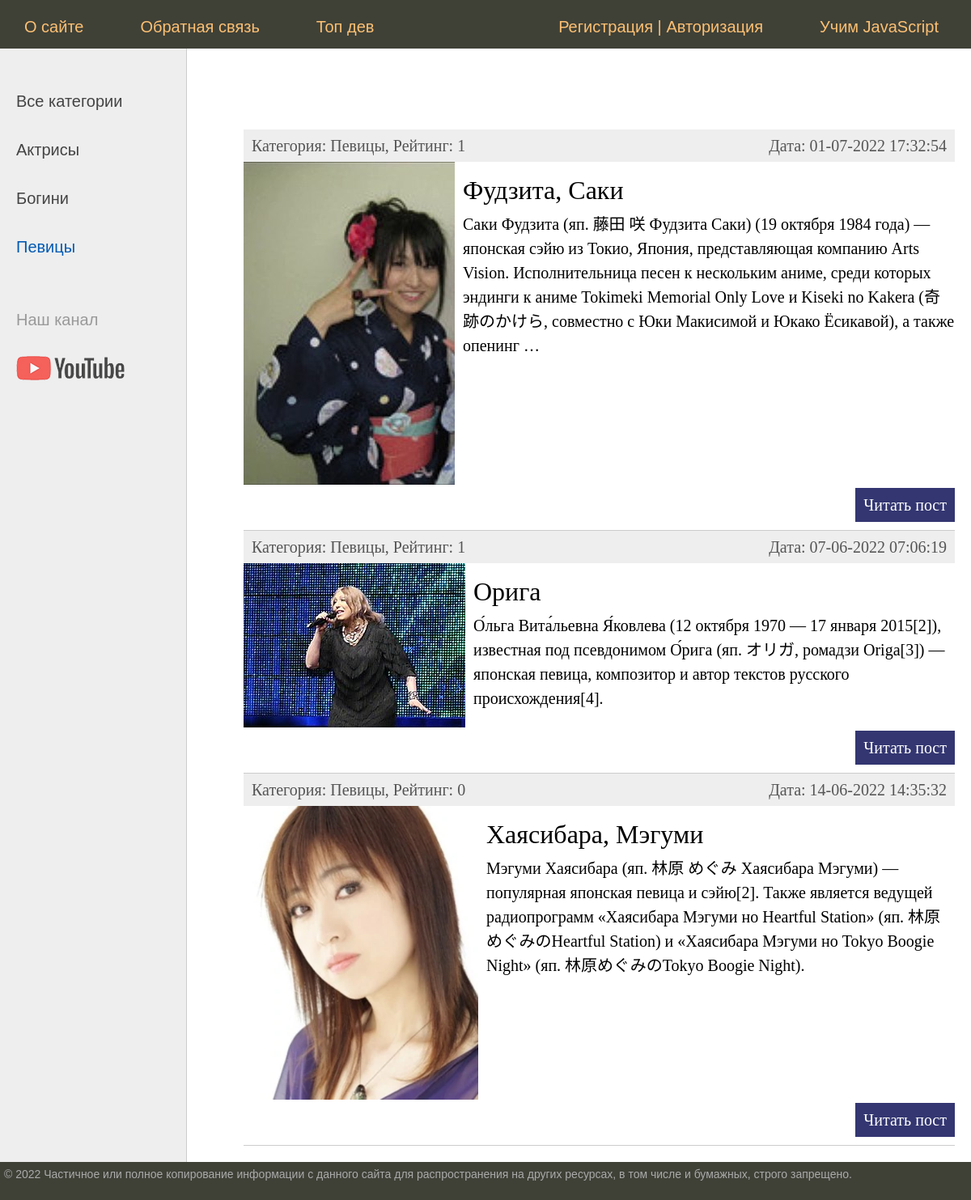
/category/pevici/, run on the app's committed database.
### women/models.py (models this page shows, shortened)
class Category(models.Model):
    name = models.CharField(max_length=100, db_index=True, verbose_name='Название категории')
    slug = models.SlugField(max_length=255, unique=True, db_index=True, verbose_name='URL')
    def __str__(self):
        return self.name
    def get_absolute_url(self):
        return reverse('category', kwargs={'cat_slug': self.slug})
    class Meta:
        verbose_name = 'Категория'
        verbose_name_plural = 'Категории'
        ordering = ['name']

class Women(models.Model):
    title = models.CharField(max_length=255, verbose_name='Заголовок')
    slug = models.SlugField(max_length=255, unique=True, db_index=True, verbose_name='URL')
    content = models.TextField(blank=True, verbose_name='Текст статьи')
    photo = models.ImageField(upload_to="photos/%Y/%m/%d/", verbose_name='Фото')
    time_create = models.DateTimeField(auto_now_add=True, verbose_name='Время создания')
    time_update = models.DateTimeField(auto_now=True, verbose_name='Время изменения')
    like = models.IntegerField(default=0, verbose_name='Лайки')
    dislike = models.IntegerField(default=0, verbose_name='Дизлайки')
    is_published = models.BooleanField(default=True, verbose_name='Публикация')
    cat = models.ForeignKey('Category', on_delete=models.PROTECT, verbose_name='Категория')
    def get_absolute_url(self):
        return reverse('post', kwargs={'post_slug': self.slug})
    class Meta:
        verbose_name = 'Известные женщины'
        verbose_name_plural = 'Известные женщины'
        ordering = ['time_create', 'title']

### women/views.py (the view)
# urls.py: path('category/<slug:cat_slug>/', ShowCategory.as_view(), name='category')
class ShowCategory(DataMixin, ListView):
    model = Women
    template_name = 'women/index.html'
    context_object_name = 'posts'
    allow_empty = False
    def get_queryset(self):
        return Women.objects.filter(cat__slug=self.kwargs['cat_slug']).select_related('cat')
    def get_context_data(self, *, object_list=None, **kwargs):
        context = super().get_context_data(**kwargs)
        c_def = self.get_user_context(title='Категория - ' + str(context['posts'][0].cat), cat_selected=self.kwargs['cat_slug'])
        return dict(list(context.items())+list(c_def.items()))

### women/templatetags/women_tags.py (called while the page is built)
@register.inclusion_tag('usertags/list_categories.html')
def show_categories(sort=None, cat_selected=None):
    if not sort:
        cats = Category.objects.all()
    else:
        cats = Category.objects.order_by(sort)
    return {"cats": cats, "cat_selected": cat_selected}

### women/utils.py (called while the page is built)
    def get_user_context(self, **kwargs):
        context = kwargs
        user_menu = menu.copy()
        if not self.request.user.is_authenticated:
            user_menu.pop(1)
            context['login_form'] = LoginUserForm
        context['menu'] = user_menu
        if 'cat_selected' not in context:
            context['cat_selected'] = 0
        return context

### women/templates/women/index.html (shortened to what this page needs)
{% extends 'women/base.html' %}
{% load mathfilters %}
{% block content %}
    <ul class="list-articles">
        {% for p in posts %}
            <li>
                <div class="article-panel">
                    <p class="first">Категория: {{p.cat}}, Рейтинг: {{ p.like|sub:p.dislike }}</p>
                    <p class="last">Дата: {{p.time_update|date:"d-m-Y H:i:s"}}</p>
                </div>
                {% if p.photo %}
                    <p><img class="img-article-left thumn" src="{{ p.photo.url }}"></p>
                {% endif %}
                <h2>{{p.title}}</h2>
                {% autoescape on %}
                    {{p.content|linebreaks|truncatewords:50}}
                {% endautoescape %}
                <p class="link-read-post"><a href="{{ p.get_absolute_url }}">Читать пост</a></p>
            </li>
        {% endfor %}
    </ul>
{% endblock %}

### women/templates/usertags/list_categories.html
{% for post in cats %}
    {% if post.slug == cat_selected %}
        <li class="selected">{{post.name}}</li>
    {% else %}
        <li><a href="{{post.get_absolute_url}}">{{post.name}}</a> </li>
    {% endif %}
{% endfor %}

### women/static/women/css/styles.css (style rules this page uses)
html, body { font-family: 'Arial'; margin: 0; padding: 0; height: 100%; width: 100%; color: #444; }
a { color: #0059b2; text-decoration: none; }
img { max-width: 600px; height: auto; }
img.img-article-left { max-width: 300px; height: auto; float: left; padding: 0 10px 10px 0; }
p.link-read-post { text-align: right; }
p.link-read-post a { padding: 10px; min-width: 100px; background: #333671; color: #fff; text-decoration: none; }
div.article-panel { background: #eee; padding: 5px 10px 5px 10px; box-sizing: border-box; overflow: hidden; color: #555; }
div.article-panel p.first { margin: 0; float: left; }
div.article-panel p.last { margin: 0; float: right; }
ul.list-articles { list-style: none; margin: 0; padding: 0; }
ul.list-articles li { border-bottom: 1px solid #ccc; }
.left-chapters ul li { margin: 30px 0 0 0; color: #999; }
.left-chapters ul li.selected { color: #0059b2; }
.left-chapters ul li a { color: #444; text-decoration: none; }

### data on the page
Category: name "Актрисы"
Category: name "Богини"
Category: name "Певицы"
Women: cat "Певицы", like|sub "1", time_update "01-07-2022 17:32:54", photo (picture), title "Фудзита, Саки", content "Саки Фудзита (яп. 藤田 咲 Фудзита Саки) (19 октября 1984 года) — японская сэйю из Токио, Япония, представляющая компанию Arts Vision. Исполнительница песен к нескольким аниме, среди которых эндинги к аниме Tokimeki Memorial Only Love и Kiseki no Kakera (奇跡のかけら, совместно с Юки Макисимой и Юкако Ёсикавой), а также опенинг …"
Women: cat "Певицы", like|sub "1", time_update "07-06-2022 07:06:19", photo (picture), title "Орига", content "О́льга Вита́льевна Я́ковлева (12 октября 1970 — 17 января 2015[2]), известная под псевдонимом О́рига (яп. オリガ, ромадзи Origa[3]) — японская певица, композитор и автор текстов русского происхождения[4]."
Women: cat "Певицы", like|sub "0", time_update "14-06-2022 14:35:32", photo (picture), title "Хаясибара, Мэгуми", content "Мэгуми Хаясибара (яп. 林原 めぐみ Хаясибара Мэгуми) — популярная японская певица и сэйю[2]. Также является ведущей радиопрограмм «Хаясибара Мэгуми но Heartful Station» (яп. 林原めぐみのHeartful Station) и «Хаясибара Мэгуми но Tokyo Boogie Night» (яп. 林原めぐみのTokyo Boogie Night)."

### other printed values
{{ m.title }} "О сайте" "Обратная связь" "Топ дев"
{{ m.title }} "Учим JavaScript"
